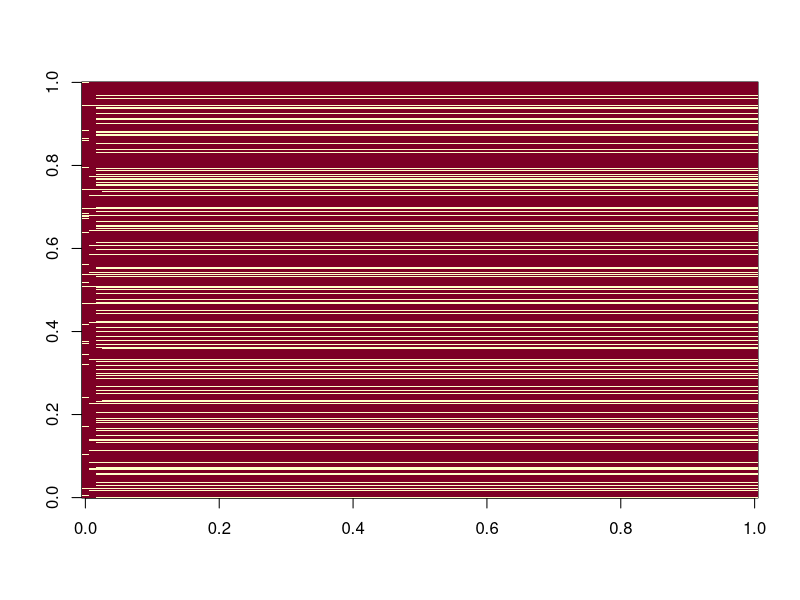
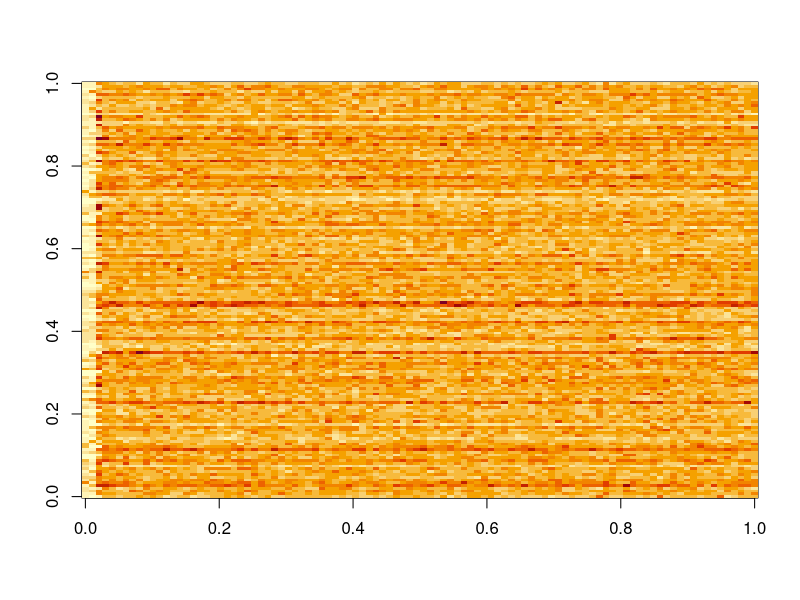
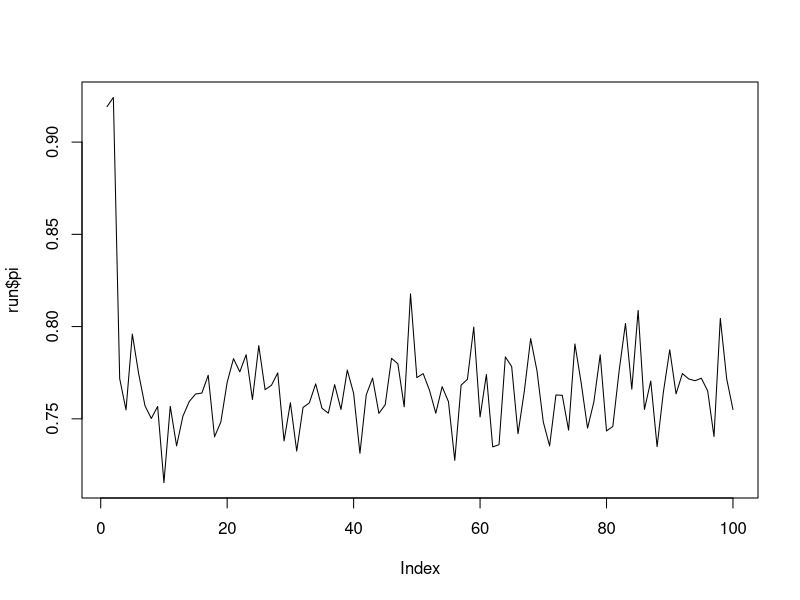

The R source for these figures, in order:
## ---- chunk 1
library(tidyverse)
## ---- chunk 2
sim_reads <- function(read_count, sub_rates_matrix, total_new_rna_prop) {
  num_sites <- ncol(sub_rates_matrix)
  labels <- sample(
    c("old", "new"),
    prob = c(1 - total_new_rna_prop, total_new_rna_prop),
    size = read_count,
    replace = TRUE
  )
  reads <- matrix(0, read_count, num_sites)
  for (i in seq_len(read_count)) {
    reads[i, ] <- rbinom(num_sites, rep(1, num_sites), sub_rates_matrix[labels[i], ])
  }
  return(list(reads = reads, labels = labels))
}

sub_rate_matrix <- function(sub_rate_old, sub_rate_new, read_length) {
  # given T>C substitution rates in old and new RNA, build a 2 x 150bp matrix of per-site rates
  sub_rates <- matrix(
    c(
      rep(sub_rate_old, read_length),
      rep(sub_rate_new, read_length)
    ),
    nrow = 2,
    byrow = TRUE
  )
  rownames(sub_rates) <- c("old", "new")
  return(sub_rates)
}
rate_matrix <- sub_rate_matrix(
  sub_rate_old = 0.01,
  sub_rate_new = 0.2,
  read_length = 150
)
sim <- sim_reads(
  read_count = 500,
  sub_rates_matrix = rate_matrix,
  total_new_rna_prop = 0.2
)
## ---- chunk 3
normalize <- function(x) {
  return(x / sum(x))
}
loglik_read_rates <- function(read, f) {
  # read: vector of length J (sites), binary 0/1
  # f: 2 x J matrix (row 1 = old rates, row 2 = new rates)
  # returns: vector of length 2 (loglik of this read under old, under new)
  # for each component (old/new), calculate log P(read | rates)
  # loglik = sum over sites of: x_j * log(f) + (1-x_j) * log(1-f)
  loglik <- rep(NA, 2)
  for (k in 1:2) {
    loglik[k] <- sum(read * log(f[k, ]) + (1 - read) * log(1 - f[k, ]))
  }
  return(loglik)
}

sample_z <- function(reads, f, pi_new) {
  # reads: N x J matrix of reads (rows = reads, cols = sites)
  # f: 2 x J matrix of conversion rates (row 1 = old, row 2 = new)
  # pi_new: scalar, current proportion of new RNA
  # returns: vector of length N with assignments (1 = old, 2 = new)
  N <- nrow(reads)
  # calculate log-likelihood of each read under each component
  loglik_matrix <- apply(
    X = reads,
    MARGIN = 1,  # iterate over reads
    FUN = loglik_read_rates,
    f = f
  )
  # loglik_matrix is now 2 x N (row 1 = loglik under old, row 2 = loglik under new)
  # add log prior (mixing proportions)
  log_pi <- log(c(1 - pi_new, pi_new))
  loglik_matrix <- loglik_matrix + log_pi  # broadcasting across columns
  # convert to probabilities (exponentiate and normalize)
  lik_matrix <- exp(loglik_matrix)
  p_z_given_read <- apply(
    X = lik_matrix,
    MARGIN = 2,  # normalize each column (each read)
    FUN = normalize
  )
  # p_z_given_read is now 2 x N, with columns summing to 1
  # sample assignments
  z <- numeric(N)
  for (i in 1:N) {
    z[i] <- sample(
      x = 1:2,
      size = 1,
      prob = p_z_given_read[, i]
    )
  }
  return(z)
}

sample_f <- function(reads, z) {
  J <- ncol(reads) # number of sites
  MatrixF <- matrix(NA, nrow = 2, ncol = J) # allele freq matrix, 2 x J
  for (i in seq_len(2)) {
    sample_size <- sum(z == i)
    if (sample_size == 0)
      number_of_ones <- rep(0, J)
    else
      number_of_ones <- colSums(reads[z == i, ])
    MatrixF[i, ] <- rbeta(J, number_of_ones + 1, sample_size - number_of_ones + 1)
  }
  return(MatrixF)
}

sample_pi <- function(z, prior_alpha = 1, prior_beta = 5) {
  # estimate pi from z.
  # if prior_beta >> prior_alpha, put a stronger prior on new RNA being rare
  n_new <- sum(z == 2)
  n_old <- sum(z == 1)
  pi_new <- rbeta(1, n_new + prior_alpha, n_old + prior_beta)
  return(pi_new)
}
## ---- chunk 4
gibbs <- function(read_data, niter = 100) {
  n <- nrow(read_data)
  J <- ncol(read_data)
  pi_init <- c(0.1, 0.9)

  z_out <- matrix(NA, nrow = niter, ncol = n)
  pi_out <- rep(NA, niter)
  f_out <- array(0, dim = c(niter, 2, J))

  z <- sample(x = 2, size = n, replace = TRUE, prob = pi_init)
  z_out[1, ] <- z

  f <- sample_f(read_data, z)
  f_out[1, , ] <- f

  pi_new <- sample_pi(z)
  pi_out[1] <- pi_new

  for (i in 2:niter) {
    f <- sample_f(read_data, z)
    z <- sample_z(read_data, f, pi_new)
    pi_new <- sample_pi(z, prior_alpha = 1, prior_beta = 5)
    z_out[i, ] <- z
    f_out[i, , ] <- f
    pi_out[i] <- pi_new
  }

  return(list(z = z_out, f = f_out, pi = pi_out))
}
## ---- chunk 5
run <- gibbs(
  read_data = sim$reads
)

image(run$z)
image(run$f[ , 1, ])
plot(run$pi, type = "l")
print(mean(run$pi[50:100]))
